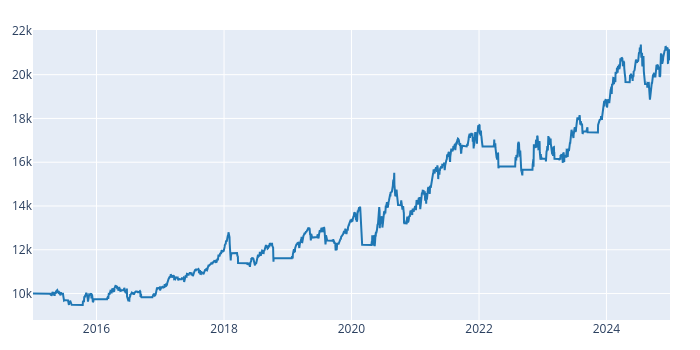

Here is the notebook cell this chart was saved with:
### Markdown cell above
## Plot the equity curve

Not in the original script (the page's walkthrough is text-only) -- added here because a notebook is the natural place for a chart.

### Code cell
pf.value().vbt.plot().show()

### Figure 1 — Plotly figure (JSON) as saved in the notebook; plotly's stock layout.template omitted (floating-point values rounded to 4 significant figures; data arrays with more than 128 entries replaced by an {"elided": "..."} marker saying what was removed)
{"data": [{"showlegend": false, "type": "scatter", "uid": "34f59c72-728e-4bc7-bc91-c0117c564699", "x": {"elided": "2515 str values"}, "y": {"elided": "2515 float values"}}], "layout": {"height": 350, "legend": {"orientation": "h", "traceorder": "normal", "x": 1, "xanchor": "right", "y": 1.02, "yanchor": "bottom"}, "margin": {"b": 30, "l": 30, "r": 30, "t": 30}, "width": 700}}
